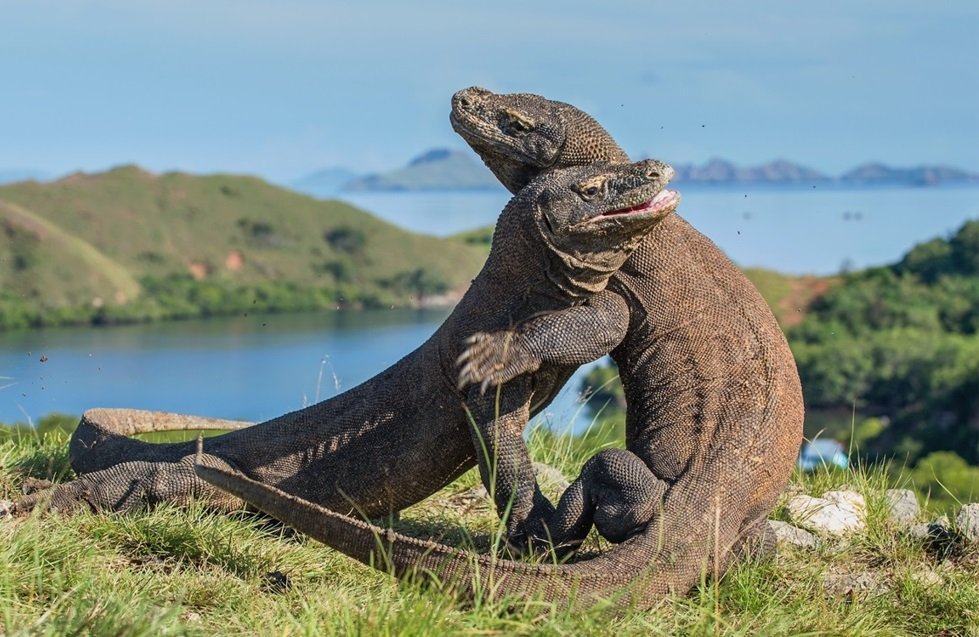
#> input picture week1/komodo.jpg, 979 x 637 px
$ jupyter execute S2_Codes.ipynb
#> lines starting #> are read from the running program, lines starting #| are printed output that depends on the picture
# Session 2 Codes

[cell 1]
import cv2
import numpy as np

[cell 2]
# dependencies


# reading image
image = cv2.imread("komodo.jpg")
#> image is the input picture: shape (637, 979, 3); mean B, G, R 128, 136.3, 123.6
print(f"image array is: {image}")
#> (printed output is left out)

# showing image
cv2.imshow("komodo", image)
cv2.waitKey(0)
cv2.destroyAllWindows()

# saving image
cv2.imwrite("komodo_green.jpg", image)

# shape of the image
print(f"image shape is: {image.shape}")
#| image shape is: (637, 979, 3)

# channels
green_channel = image[:, :, 1]
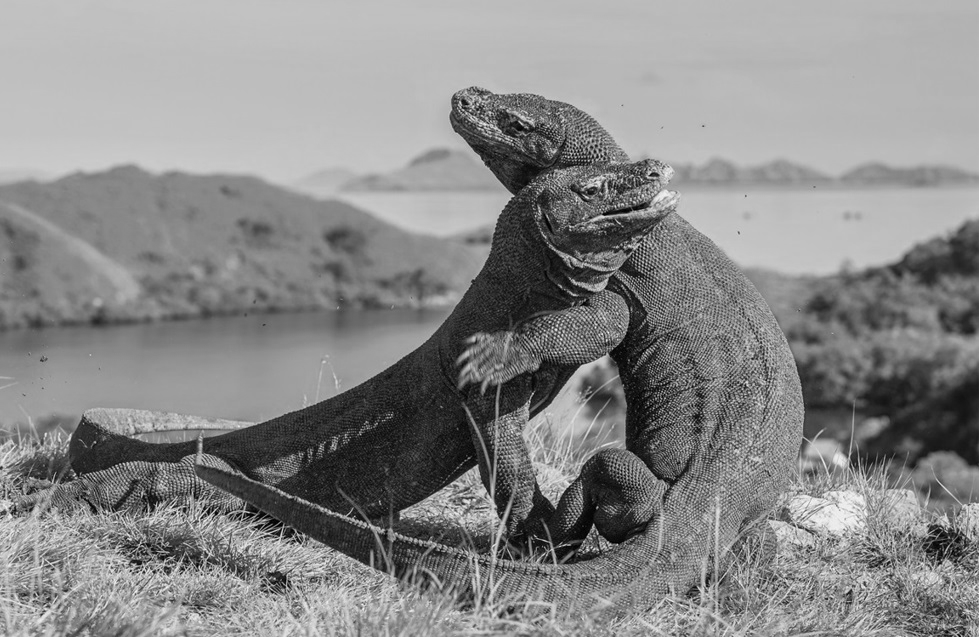
#> green_channel: shape (637, 979); min 0, max 250, mean 136.3

# slicing
image[10:500, 100:600, :] = 0
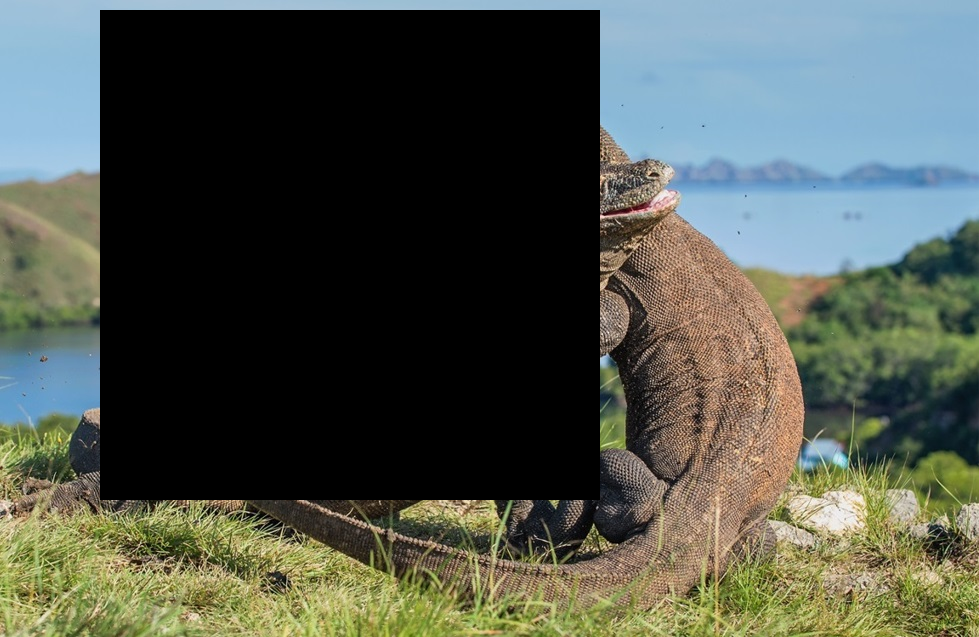
#> image: shape (637, 979, 3); mean B, G, R 75.2, 84.7, 78.7
